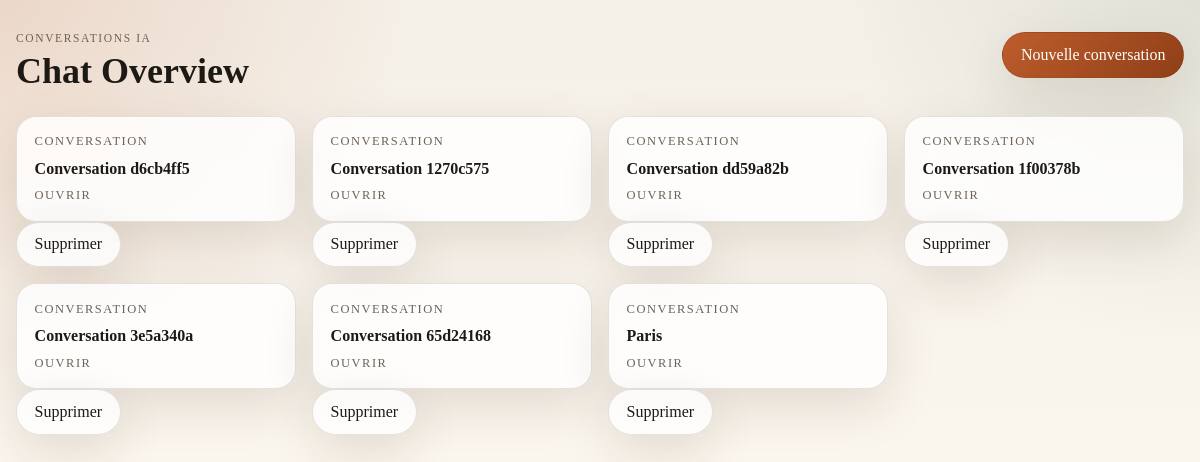
The app's page /chat, older data.
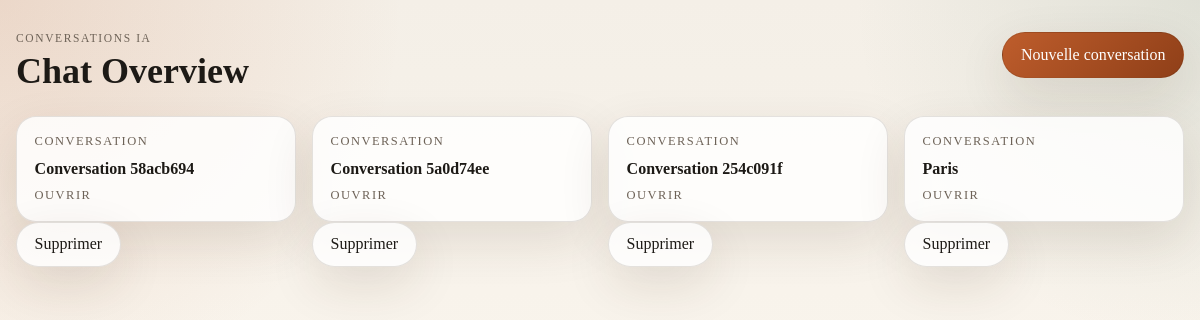
The same page, newer data.
### app.py (models this page shows)
class Chat(db.Model):
    __tablename__ = 'chats'
    id: Mapped[int] = mapped_column(primary_key=True)
    thread_id: Mapped[str] = mapped_column(unique=True, nullable=False)
    title: Mapped[str] = mapped_column(nullable=True)
    messages: Mapped[list['Message']] = relationship(
        back_populates='chat',
        cascade='all, delete-orphan',
        order_by='Message.id',
    )

### app.py (the view)
@app.route('/chat')
def chat_overview():
    return render_template('chats/chat_overview.html', chat_list=get_all_chats())

### app.py (called while the page is built)
def get_all_chats():
    return Chat.query.order_by(Chat.id.desc()).all()

### templates/chats/chat_overview.html (shortened to what this page needs)
{% extends 'base.html' %}
{% block header %}
    <div class="page-header">
        <div>
            <p class="eyebrow">Conversations IA</p>
            <h1>Chat Overview</h1>
        </div>
        <a class="button button-primary" href="{{ url_for('new_chat') }}">Nouvelle conversation</a>
    </div>
{% endblock %}
{% block content %}
    {% if chat_list %}
        <div class="conversation-list">
            {% for chat in chat_list %}
                <div class="conversation-card-row">
                    <a class="conversation-card" href="{{ url_for('chat', chat_id=chat.thread_id) }}">
                        <span class="conversation-label">Conversation</span>
                        <strong>{{ chat.title or chat.thread_id[:8] }}</strong>
                        <span class="conversation-link">Ouvrir</span>
                    </a>
                    <form class="conversation-actions" method="post" action="{{ url_for('delete_chat', chat_id=chat.thread_id) }}" onsubmit="return confirm('Supprimer cette conversation ?');">
                        <button class="button button-danger" type="submit">Supprimer</button>
                    </form>
                </div>
            {% endfor %}
        </div>
    {% else %}
        <div class="empty-state">
            <h2>Aucune conversation pour le moment</h2>
            <p>Crée une nouvelle conversation pour commencer à discuter avec l'IA.</p>
            <a class="button button-primary" href="{{ url_for('new_chat') }}">Démarrer une conversation</a>
        </div>
    {% endif %}
{% endblock %}

### templates/base.html (shortened to what this page needs)
<!DOCTYPE html>
<link rel="stylesheet" href="{{ url_for('static', filename='style.css') }}">
<section class="content">
    <header>
        {% block header %}{% endblock %}
    </header>
    {% block content %}{% endblock %}
</section>

### static/style.css (style rules this page uses)
* { box-sizing: border-box; }
.content { width: min(1180px, calc(100% - 2rem)); margin: 0 auto; padding: 2rem 0 3rem; }
.page-header { display: flex; align-items: flex-start; justify-content: space-between; gap: 1rem; margin-bottom: 1.5rem; }
.eyebrow { margin: 0 0 0.35rem; text-transform: uppercase; letter-spacing: 0.14em; font-size: 0.72rem; color: var(--muted); }
h1, h2, h3, p { margin-top: 0; }
h1 { margin-bottom: 0; font-size: clamp(2rem, 3vw, 3rem); }
.button { display: inline-flex; align-items: center; justify-content: center; gap: 0.4rem; padding: 0.8rem 1.1rem; border: 1px solid var(--border); border-radius: 999px; background: var(--surface); color: var(--text); text-decoration: none; font: inherit; box-shadow: var(--shadow); transition: transform 160ms ease, border-color 160ms ease, background 160ms ease; }
.button-primary { background: linear-gradient(135deg, var(--accent), var(--accent-strong)); color: #fff; }
.conversation-list { display: grid; grid-template-columns: repeat(auto-fit, minmax(240px, 1fr)); gap: 1rem; }
.conversation-card { display: flex; flex-direction: column; gap: 0.65rem; padding: 1.1rem; border: 1px solid var(--border); border-radius: 1.25rem; background: var(--surface); text-decoration: none; color: inherit; box-shadow: var(--shadow); }
.conversation-label, .conversation-link, .message-role { font-size: 0.78rem; text-transform: uppercase; letter-spacing: 0.12em; color: var(--muted); }

Row changes from the older to the newer data that the page shows:
removed Chat: title "Conversation d6cb4ff5"
removed Chat: title "Conversation 1270c575"
removed Chat: title "Conversation dd59a82b"
changed Chat: title "Conversation 1f00378b" → "Conversation 58acb694"
changed Chat: title "Conversation 3e5a340a" → "Conversation 5a0d74ee"
changed Chat: title "Conversation 65d24168" → "Conversation 254c091f"
